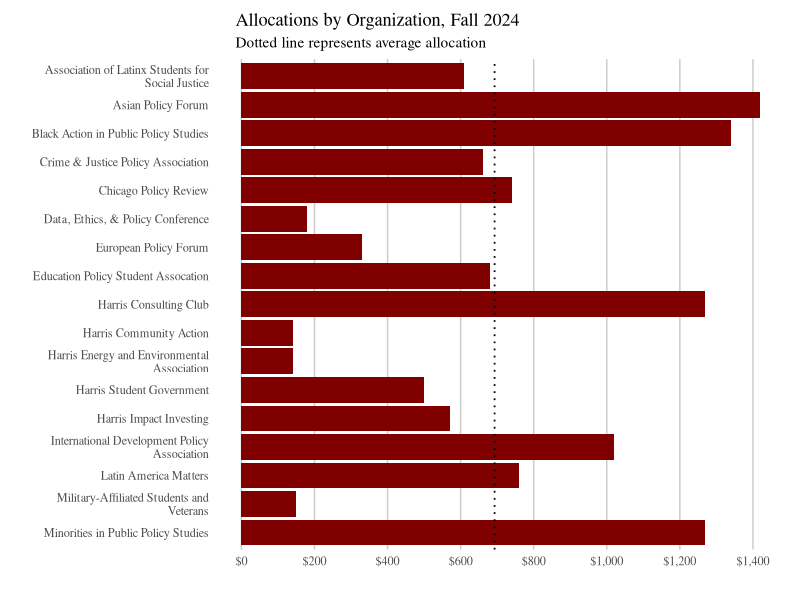
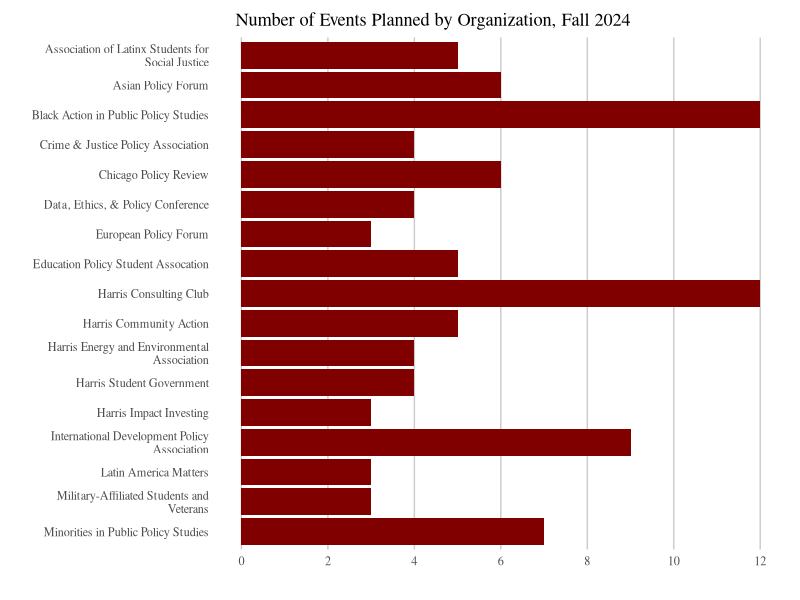
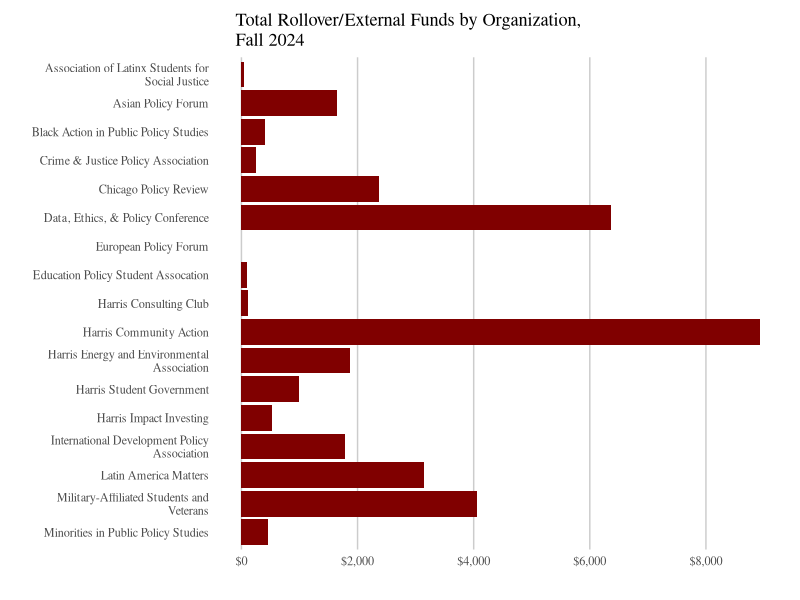
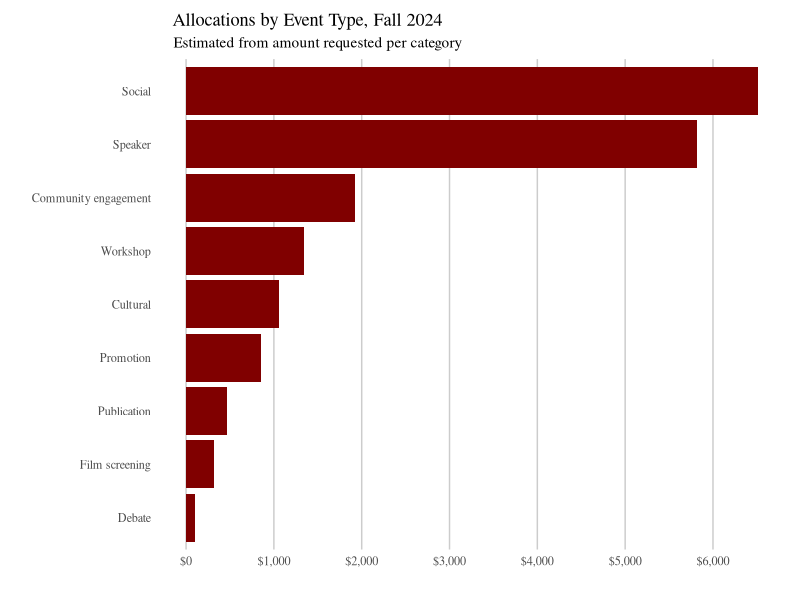
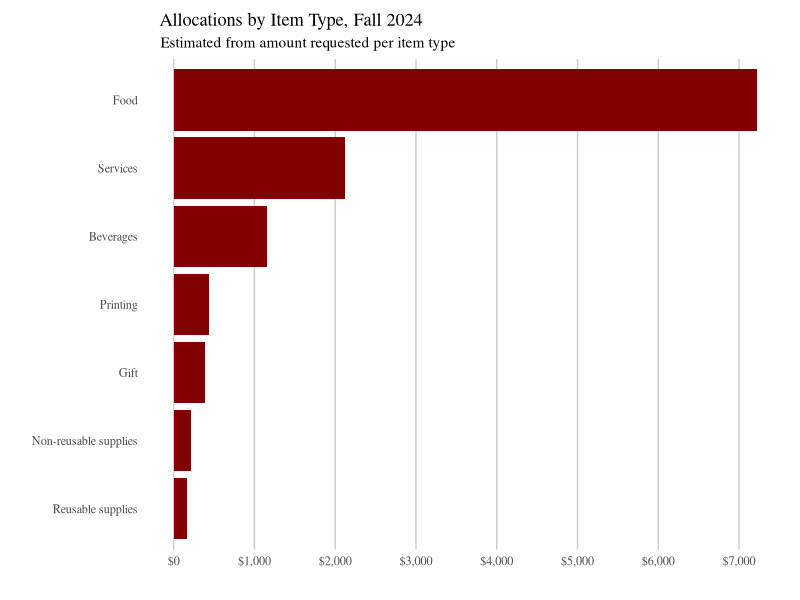

Write the R code that produced these figures, in order.
## ---- chunk 1
knitr::opts_chunk$set(echo = F, warning = F,message = F)
library(tidyverse)
## ---- chunk 2
df = read.csv("2024.csv")
hours = read.csv("hours.csv")

df <- df %>%
  group_by(org) %>%
  mutate(
    totalrequested=sum(amount),
    org=str_wrap(org,40)
  ) %>%
  ungroup() %>%
  mutate(
    org=factor(org,levels=rev(unique(org)),ordered=T)
  )

style <- function(p,dist=200,dollars=T) {
  p <- p  +
    xlab("") +
    ylab("") +
    coord_flip() +
    theme_classic(base_family = "serif") +
    theme(
      axis.line.y=element_blank(),
      axis.ticks.y=element_blank(),
      axis.line.x=element_blank(),
      axis.ticks.x=element_blank(),
      panel.grid.major.x=element_line(color="gray80"),
      plot.margin=unit(c(10,10,10,10), "pt")
    )
  
  if (dollars) {
    p <- p +
    scale_y_continuous(
      breaks = seq(0,10000,by=dist),
      labels = scales::dollar_format()
    )
  }

  return(p)
}
## ---- chunk 3
p <- df %>%
  group_by(org) %>%
  summarize(total=mean(totalreceived)) %>%
  ggplot(aes(org,total)) +
  geom_bar(stat="identity",show.legend=F,fill="#800000") +
  labs(
    title="    Allocations by Organization, Fall 2024",
    subtitle="     Dotted line represents average allocation"
  ) +
  geom_hline(
    yintercept=mean(summarize(group_by(df,org),m=mean(totalreceived,na.rm=T))[["m"]],na.rm=T),
    linetype="dotted",
    size=.6
  )

style(p)
## ---- chunk 4
p <- df %>%
  group_by(org) %>%
  summarize(total=mean(nevents)) %>%
  ggplot(aes(org,total)) +
  geom_bar(stat="identity",show.legend=F,fill="#800000") +
  labs(title="    Number of Events Planned by Organization, Fall 2024")

style(p,dollars=F) +
  scale_y_continuous(breaks=seq(0,20,2))
## ---- chunk 5
p <- df %>%
  group_by(org) %>%
  summarize(rollover=mean(totalrollover)) %>%
  ggplot(aes(org,rollover)) +
  geom_bar(stat="identity",show.legend=F,fill="#800000") +
  labs(title="    Total Rollover/External Funds by Organization,\n    Fall 2024")
  
style(p,2000)
## ---- chunk 6
p <- df %>%
  group_by(org,category) %>%
  summarize(
    # scale the amount requested by total received + 20% of total rollover
    adjusted=sum(amount,na.rm=T)/mean(totalrequested,na.rm=T)*(max(totalreceived,na.rm=T)+.2*max(totalrollover,na.rm=T))
  ) %>%
  group_by(category) %>%
  summarize(adjusted=round(sum(adjusted,na.rm=T))) %>%
  filter(!is.na(adjusted)) %>%
  mutate(
    category=fct_reorder(str_to_sentence(category), adjusted)
  ) %>%
  ggplot(aes(category,adjusted)) +
  geom_bar(stat="identity",show.legend=F,fill="#800000") +
  labs(title="   Allocations by Event Type, Fall 2024",
       subtitle="    Estimated from amount requested per category")

style(p,dist=1000)
## ---- chunk 7
p <- df %>%
  group_by(org,type) %>%
  summarize(
    # scale the amount requested by 
    adjusted=sum(amount,na.rm=T)/mean(totalrequested,na.rm=T)*mean(totalreceived,na.rm=T)
  ) %>%
  group_by(type) %>%
  summarize(adjusted=round(sum(adjusted,na.rm=T))) %>%
  filter(!is.na(adjusted),type!="") %>%
  mutate(
    type=fct_reorder(str_to_sentence(type), adjusted)
  ) %>%
  ggplot(aes(type,adjusted)) +
  geom_bar(stat="identity",show.legend=F,fill="#800000") +
  labs(title="   Allocations by Item Type, Fall 2024",
       subtitle="    Estimated from amount requested per item type")

style(p,dist=1000)
